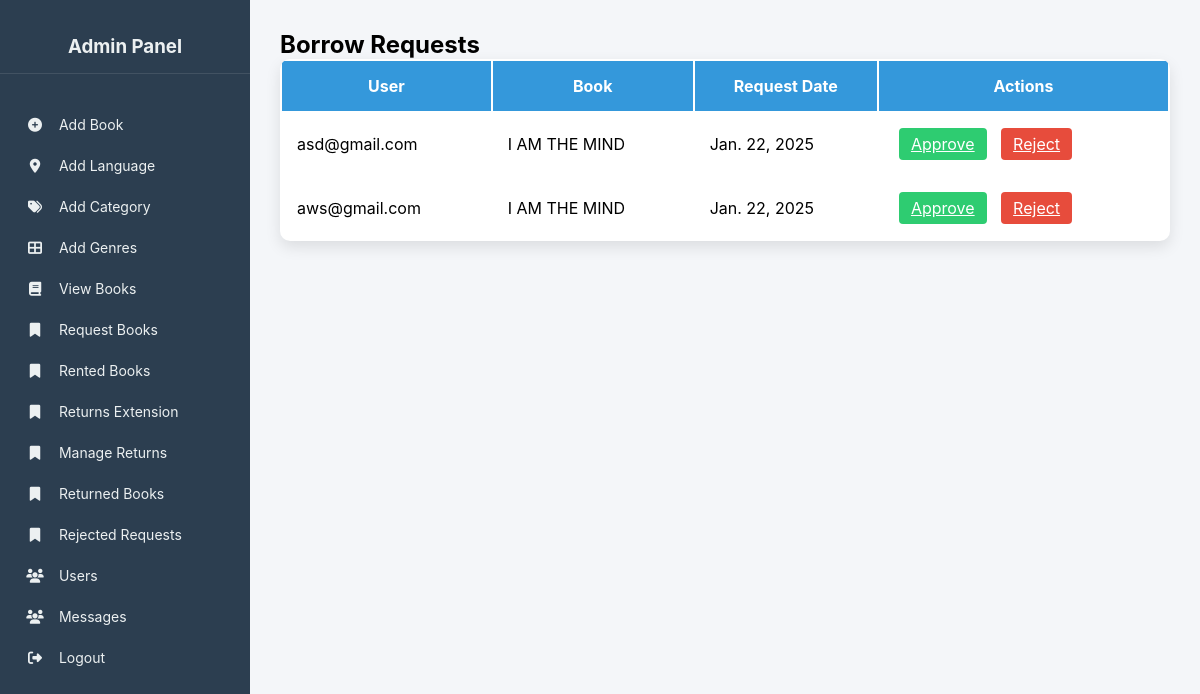
Page /manage_requests/ on the earlier database version.
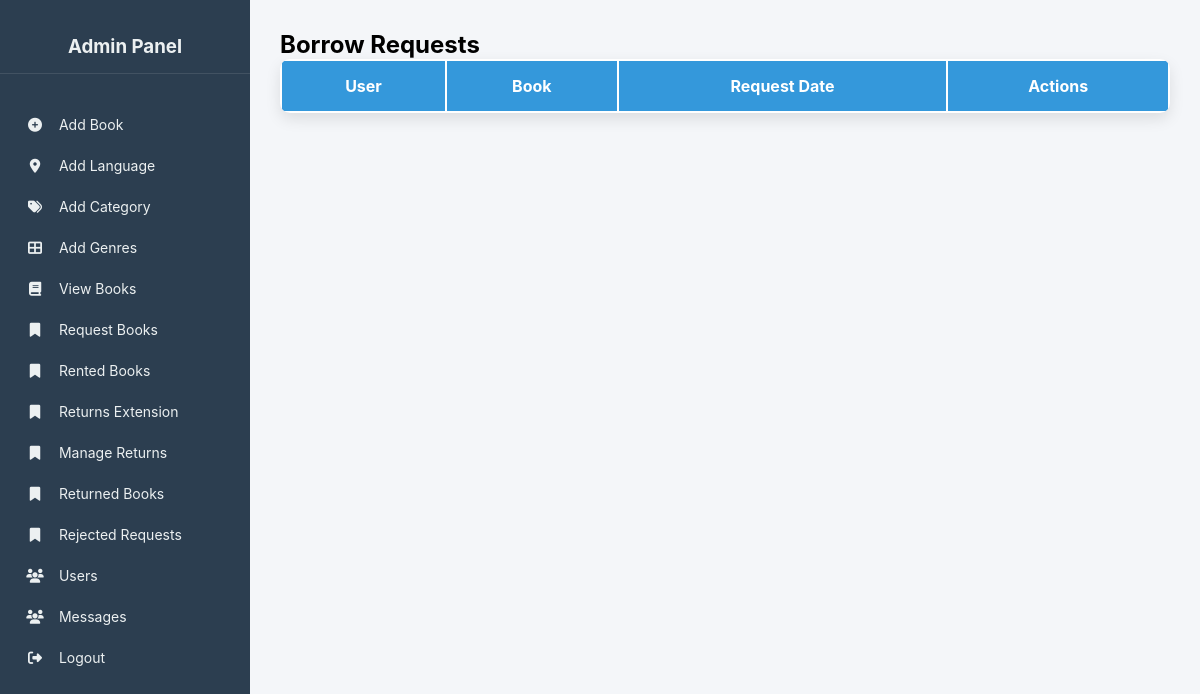
Same page on the later database version.
### bookapp/models.py (models this page shows)
class Borrow(models.Model):
    STATUS_CHOICES = [
        ('Pending', 'Pending'),
        ('Approved', 'Approved'),
        ('Rejected', 'Rejected'),
        ('Returned', 'Returned'),
        ('Return Requested', 'Return Requested'),
    ]
    book = models.ForeignKey(books, on_delete=models.CASCADE)
    user = models.ForeignKey(User, on_delete=models.CASCADE)
    request_date = models.DateField(auto_now_add=True)
    approval_date = models.DateField(null=True, blank=True)
    r_date = models.DateField(null=True, blank=True)  # Only set when approved
    status = models.CharField(max_length=20, choices=STATUS_CHOICES, default='Pending')
    return_request_date = models.DateField(null=True, blank=True)  # Date when user requests to return
    return_approval_date = models.DateField(null=True, blank=True)  # Date when admin approves return
    extension_requested_date = models.DateField(null=True, blank=True)
    new_return_date = models.DateField(null=True, blank=True)
    extension_status = models.CharField(
        max_length=20,
        choices=[('Pending', 'Pending'), ('Approved', 'Approved'), ('Rejected', 'Rejected')],
        default='Pending')

class books(models.Model):
    title = models.CharField(max_length=200)
    auther = models.CharField(max_length=200)
    description = models.TextField()
    publication_date = models.DateField()
    location = models.ForeignKey('locations', on_delete=models.CASCADE, null=True, blank=True)
    genre = models.ForeignKey('genres', on_delete=models.CASCADE)
    cover_image = models.FileField()
    available_copies = models.IntegerField(default=2)

### bookapp/views.py (the view)
# urls.py: path('manage_requests/', views.manage_borrow_requests, name='manage_borrow_requests'),
def manage_borrow_requests(req):
    borrow_requests = Borrow.objects.filter(status='Pending')
    return render(req, 'admin/manage_borrow_requests.html', {'requests': borrow_requests})

### templates/admin/manage_borrow_requests.html (shortened to what this page needs)
<!DOCTYPE html>
<html lang="en">
<head>
    <link rel="stylesheet" href="https://cdnjs.cloudflare.com/ajax/libs/font-awesome/6.5.1/css/all.min.css">
</head>
<body>
    <div class="sidebar">
        <h3>Admin Panel</h3>
        <a href="../add_books"><i class="fas fa-plus-circle"></i> Add Book</a>
        <a href="../location"><i class="fas fa-map-marker-alt"></i> Add Language</a>
        <a href="../category"><i class="fas fa-tags"></i> Add Category</a>
        <a href="../genres"><i class="fas fa-th-large"></i> Add Genres</a>
        <a href="../view_books"><i class="fas fa-book"></i> View Books</a>
        <a href="../manage_requests"><i class="fas fa-bookmark"></i> Request Books</a>
        <a href="../rented"><i class="fas fa-bookmark"></i> Rented Books</a>
        <a href="../manage-extension-requests"><i class="fas fa-bookmark"></i> Returns Extension</a>
        <a href="../manage_returns"><i class="fas fa-bookmark"></i> Manage Returns</a>
        <a href="../books_returns"><i class="fas fa-bookmark"></i> Returned Books</a>
        <a href="../reject"><i class="fas fa-bookmark"></i> Rejected Requests</a>
        <a href="../view_user"><i class="fas fa-users"></i> Users</a>
        <a href="../display_contacts"><i class="fas fa-users"></i> Messages</a>
        <a href="../logout"><i class="fas fa-sign-out-alt"></i> Logout</a>
    </div>
    <div class="main-content">
        <h2 class="mb-4">Borrow Requests</h2>
        <div class="table-container">
            <table class="table">
                <thead>
                    <tr>
                        <th>User</th>
                        <th>Book</th>
                        <th>Request Date</th>
                        <th>Actions</th>
                    </tr>
                </thead>
                <tbody>
                    {% for request in requests %}
                    <tr>
                        <td>{{ request.user.username }}</td>
                        <td>{{ request.book.title }}</td>
                        <td>{{ request.request_date }}</td>
                        <td>
                            <a href="{% url 'approve_request' request.id %}" class="btn btn-success">Approve</a>
                            <a href="{% url 'reject_request' request.id %}" class="btn btn-danger">Reject</a>
                        </td>
                    </tr>
                    {% endfor %}
                </tbody>
            </table>
        </div>
    </div>
</body>
</html>

Differences in the rows shown:
removed Borrow: user.username "asd@gmail.com", book "I AM THE MIND", request_date "Jan. 22, 2025"
removed Borrow: user.username "aws@gmail.com", book "I AM THE MIND", request_date "Jan. 22, 2025"
